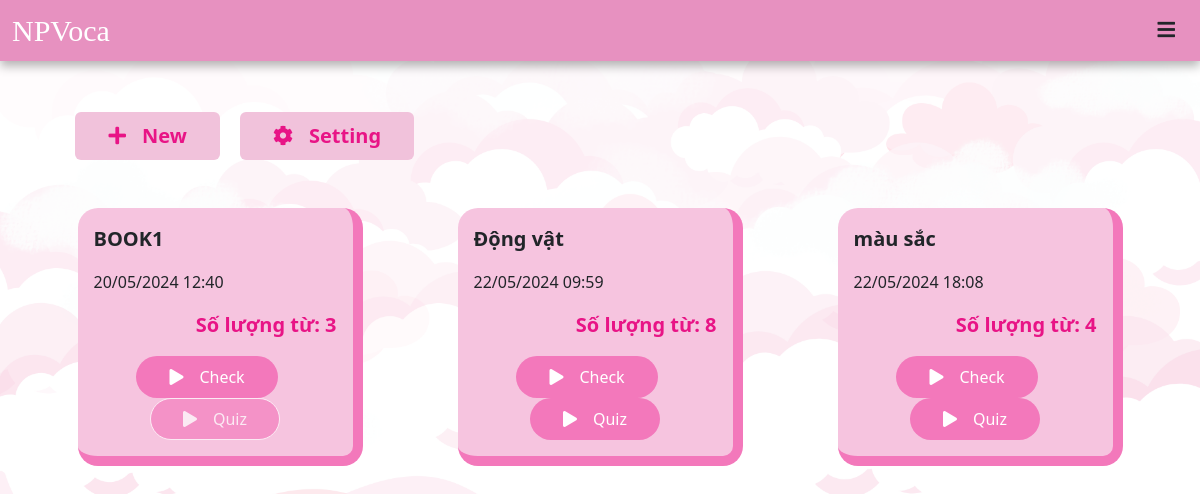
The app's page /home/ (signed in) with its own data.
### english_test/models.py (models this page shows)
class Test(models.Model):
    test_id = models.AutoField(primary_key=True)
    user = models.ForeignKey(User, on_delete=models.CASCADE)
    create_time = models.DateTimeField(auto_now=True)
    number_of_words = models.IntegerField(default=0)
    topic = models.CharField(max_length=50, default='')

### user/views.py (the view)
# urls.py: 2. Add a URL to urlpatterns:  path('', views.home, name='home')
def home(request, error=None):
    if 'user_id' not in request.session:
        return redirect(reverse('login'))
    user_id = request.session["user_id"]
    username = User.objects.filter(user_id=user_id).first().username
    print(username)
    test_list = list(Test.objects.filter(user_id=user_id))
    return render(request, 'user/home.html', {'list': test_list, 'username': username})

### user/templates/user/home.html (shortened to what this page needs)
{% load static %}
<!DOCTYPE html>
<html lang="en">
<head>
    <link href="https://cdn.jsdelivr.net/npm/bootstrap@5.3.3/dist/css/bootstrap.min.css" rel="stylesheet">
    <link rel="stylesheet" href="https://cdnjs.cloudflare.com/ajax/libs/font-awesome/5.15.4/css/all.min.css">
    <link rel="stylesheet" href="{% static 'css/main.css' %}">
</head>
<body class="image_div_main">
    <nav class="box-shadow header-line fixed-top navbar bg-body-tertiary">
        <div class="container-fluid">
            <span><a style="color: white; font-size: 30px; font-family: cursive;" class="link-underline link-underline-opacity-0" href="{% url 'index' %}">NPVoca</a></span>
          <form class="d-flex" role="search">
            <div class="dropdown">
                <button class="btn" type="button" data-bs-toggle="dropdown" aria-expanded="false">
                    <i style="font-size: 20px" class="fas fa-bars"></i>
                </button>
              </div>
          </form>
        </div>
      </nav>
    <div class="full-high container main-content">
        <div class="list-btn">
            <button type="button" class="btn single-pink-btn pd-3 d-inline mar-r-1" data-bs-toggle="modal" data-bs-target="#uploadModal"><i class="fas fa-plus mar-r-1"></i>New</button>
            <a href="{% url 'list' %}" class="link-underline link-underline-opacity-0"><button type="button" class="btn single-pink-btn pd-3 d-inline"><i class="fas fa-cog mar-r-1"></i>Setting</button></a>
        </div>
        {% if list %}
        <div class="content col mt-5">
            {% for item in list %}
                {% if forloop.counter|add:"-1"|divisibleby:3 %}
            <div class="row pb-5 justify-content-around">
                {% endif %}
            <div class="col-md-3 game_group p-3">
                <div class="game-item">
                    <p for="game_title" class="bold-font game_title">{{item.topic}}</p>
                    <p for="game_time">{{ item.create_time|date:"d/m/Y" }} {{ item.create_time|time:"H:i" }}</p>
                    <p for="number_of_words" class="text-point">Số lượng từ: {{item.number_of_words}}</p>
                    <div class="list-btn-game text-center">
                        <a href="" class="link-underline link-underline-opacity-0 mar-r-1" data-bs-toggle="modal" data-bs-target="#numberModal" data-number-of-words="{{ item.number_of_words }}" data-test-type="check" data-test-id="{{item.test_id}}"><button type="button" class="btn pink-btn pd-3 d-inline"><i class="mar-r-1 fas fa-play"></i>Check</button></a>
                        {% if item.number_of_words >= 4 %}
                        <a href="" class="link-underline link-underline-opacity-0" data-bs-toggle="modal" data-bs-target="#numberModal" data-number-of-words="{{ item.number_of_words }}" data-test-type="quiz" data-test-id="{{item.test_id}}"><button type="button" class="btn pink-btn pd-3 d-inline"><i class="mar-r-1 fas fa-play"></i>Quiz</button></a>
                        {% else %}
                        <button type="button" class="btn pink-btn pd-3 d-inline dis-btn" disabled><i class="mar-r-1 fas fa-play"></i>Quiz</button>
                        {% endif %}
                    </div>
                </div>
            </div>
                {% if forloop.counter|divisibleby:3 %}
            </div>
                {% endif %}
            {% endfor %}
            </div>
        {% endif %}
    </div>
</body>
</html>

### user/static/css/main.css (style rules this page uses)
.header-line { background-color: #E791C0 !important; }
html { height: 100%; }
.image_div_main { background-image: url(../designWeb/bg_new.png); background-size:cover; background-repeat: no-repeat; background-position: center 30px; background-attachment: fixed; }
.main-content { margin-top: 7rem; }
.box-shadow { box-shadow: 0px 5px 10px rgba(0,0,0,0.3); }
.full-high { min-height: 100%; }
.pd-3 { padding: 0.5rem 2rem }
.mar-r-1 { margin-right: 1rem; }
.bold-font { font-weight: bold; }
.single-pink-btn { background-color: #F1C2DB; color: #E81486 ; font-weight: bold; font-size: 20px; }
.list-btn { padding-left: 3%; }
.list-btn-game .pink-btn { background-color:rgba(243, 120, 187, 1); color: #FFF; border-radius: 30px; }
.game_group { background-color: rgba(246, 196, 223, 1); border-radius: 20px; border-right: 10px solid rgba(243, 120, 187, 1); border-bottom: 10px solid rgba(243, 120, 187, 1); }
.game_title { font-size: 20px; }
.text-point { color: #E81486; text-align: right; font-weight: bold; font-size: 20px; }

### records on screen
Test: topic "BOOK1", create_time "20/05/2024", create_time "12:40", number_of_words "3", shows "Quiz"
Test: topic "Động vật", create_time "22/05/2024", create_time "09:59", number_of_words "8"
Test: topic "màu sắc", create_time "22/05/2024", create_time "18:08", number_of_words "4"
